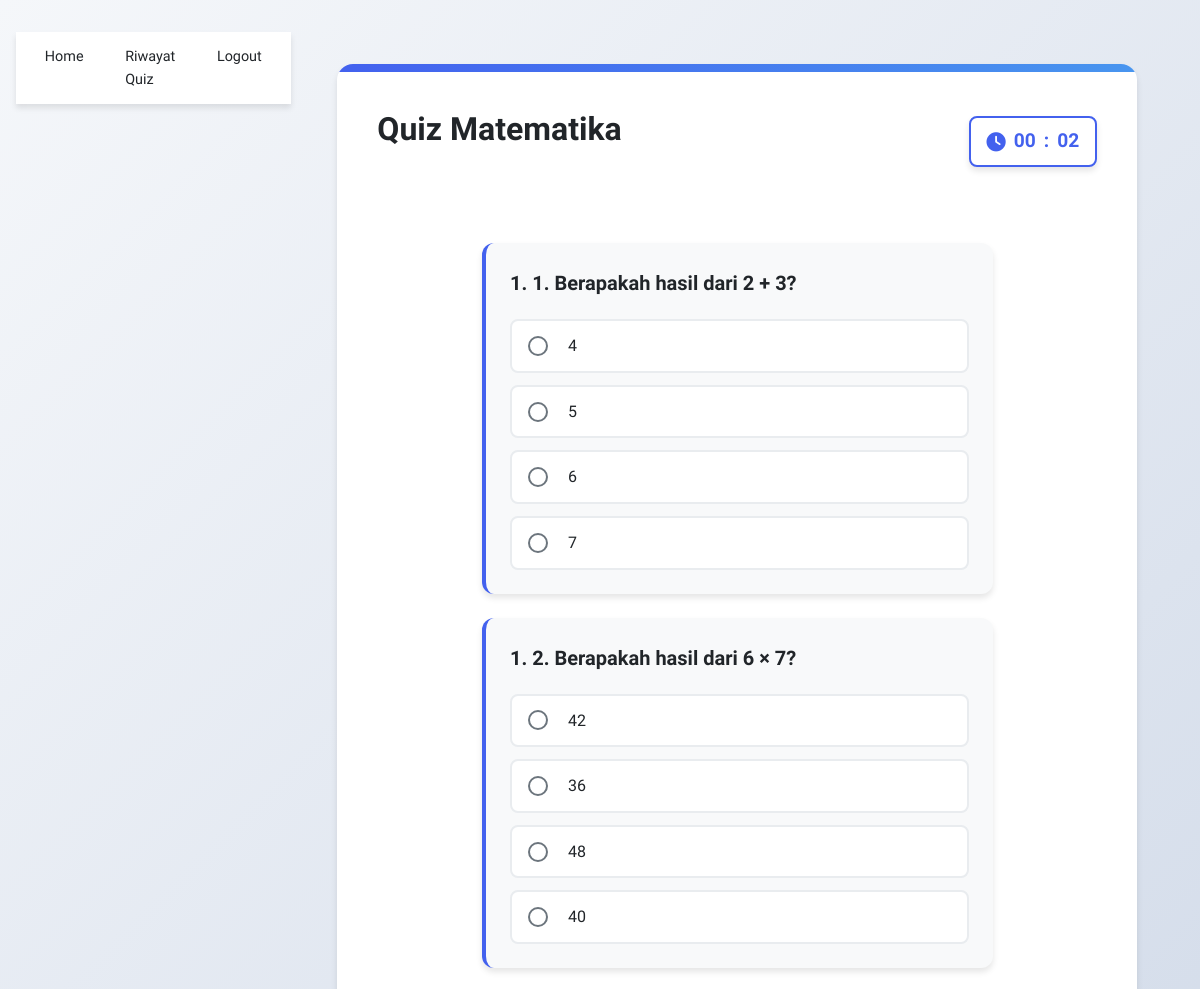
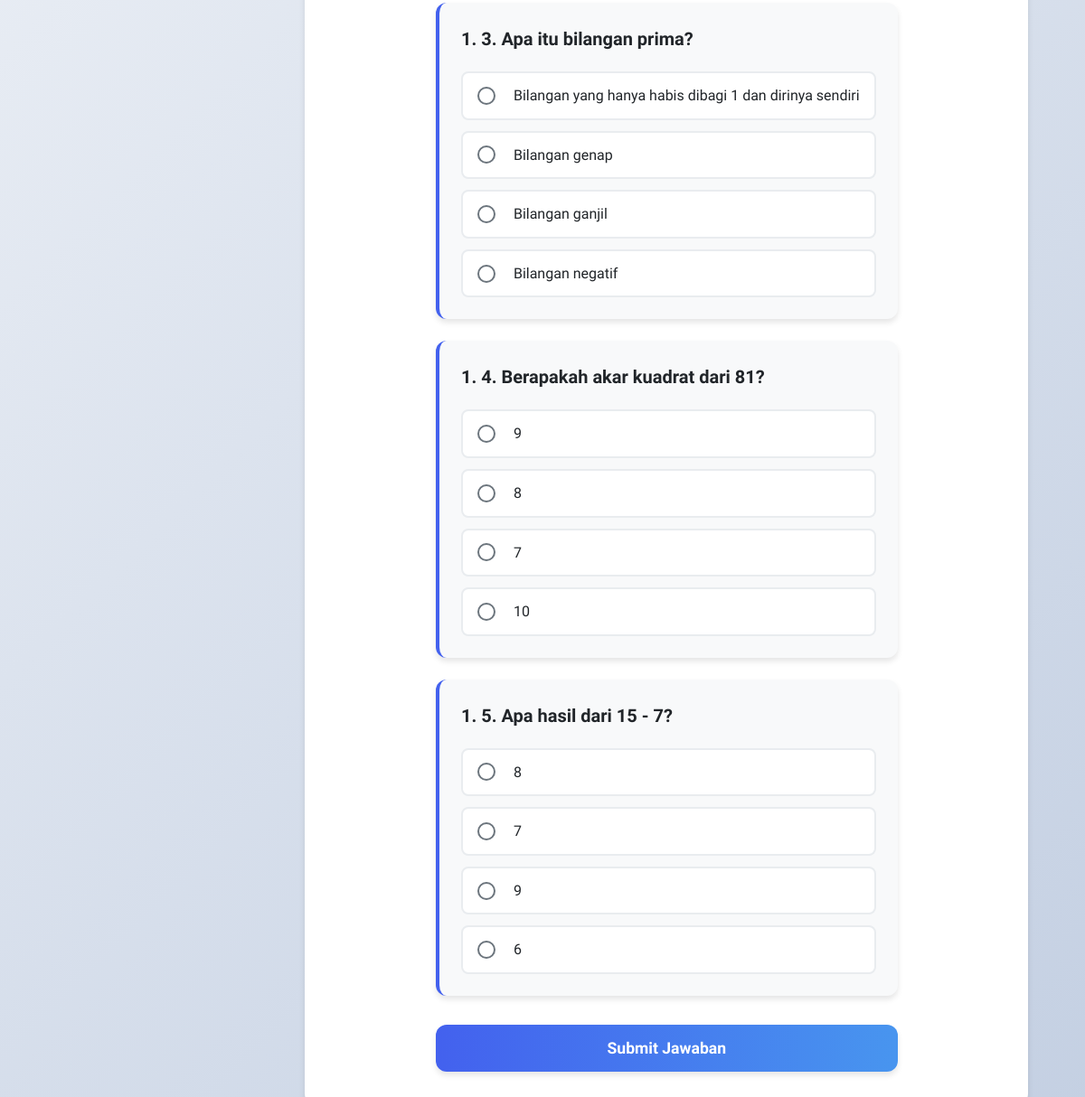
Screenshot of /quiz/Matematika (signed in) with the database file from the repository (2 pictures, top to bottom).
### models.py (models this page shows)
class Question(db.Model):
    id = db.Column(db.Integer, primary_key=True)
    subject = db.Column(db.String(100), nullable=False)
    question = db.Column(db.Text, nullable=False)
    options = db.Column(db.Text, nullable=False)
    answer = db.Column(db.String(200), nullable=False)
    explanation = db.Column(db.Text)
    difficulty = db.Column(db.String(20), default='medium')
    created_by = db.Column(db.Integer, db.ForeignKey('user.id'))
    created_at = db.Column(db.DateTime, default=datetime.utcnow)

### app.py (the view, shortened to what this page needs)
@app.route('/quiz/<subject>', methods=['GET', 'POST'])
@login_required
def quiz(subject):
    questions = Question.query.filter_by(subject=subject).all()
    questions_for_display = []
    for q in questions:
        question_copy = {
            'id': q.id,
            'question': clean_question_text(q.question) if q.question else q.question,
            'options': json.loads(q.options),
            'answer': q.answer
        }
        questions_for_display.append(question_copy)
    return render_template('quiz.html', subject=subject, questions=questions_for_display)

### app.py (called while the page is built)
@login_manager.user_loader
def load_user(user_id):
    return User.query.get(int(user_id))

def clean_question_text(text):
    text = re.sub(r'^\d+\.\d+\.?\s*', '', text)
    text = re.sub(r'^\d+\.\s*', '', text)
    return text

### templates/quiz.html (shortened to what this page needs)
{% extends "base.html" %}
{% block content %}
<div class="container">
  <div class="quiz-header">
    <h2>Quiz {{ subject }}</h2>
    <div class="timer-container">
      <div class="timer">
        <i class="fas fa-clock"></i>
        <span id="minutes">00</span>:<span id="seconds">00</span>
      </div>
    </div>
  </div>
  <form method="POST" id="quiz-form">
    {% for q in questions %}
    <div class="question">
      <h3>{{ loop.index }}. {{ q.question }}</h3>
      <div class="options">
        {% for option in q.options %}
        <label>
          <input type="radio" name="{{ q.id }}" value="{{ option }}" required>
          <span>{{ option }}</span>
        </label>
        {% endfor %}
      </div>
    </div>
    {% endfor %}
    <button type="submit" class="btn btn-primary">Submit Jawaban</button>
  </form>
</div>
{% endblock %}

### static/style.css (style rules this page uses)
* { margin: 0; padding: 0; box-sizing: border-box; font-family: 'Segoe UI', Roboto, Oxygen, Ubuntu, Cantarell, 'Open Sans', 'Helvetica Neue', sans-serif; }
:root { --primary: #4361ee; --primary-dark: #3a56d4; --secondary: #3f37c9; --accent: #4895ef; --success: #4cc9f0; --danger: #f72585; --warning: #f8961e; --light: #f8f9fa; --dark: #212529; --gray: #6c757d; --white: #ffffff; --shadow: 0 4px 6px rgba(0, 0, 0, 0.1); --transition: all 0.3s cubic-bezier(0.25, 0.8, 0.25, 1); }
body { background: linear-gradient(135deg, #f5f7fa 0%, #c3cfe2 100%); color: var(--dark); min-height: 100vh; display: flex; justify-content: center; align-items: flex-start; padding: 2rem 1rem; line-height: 1.6; }
.container { background: var(--white); width: 100%; max-width: 800px; border-radius: 16px; box-shadow: var(--shadow); padding: 2.5rem; margin: 1rem; position: relative; overflow: hidden; display: flex; flex-direction: column; align-items: center; }
.container::before { content: ''; position: absolute; top: 0; left: 0; width: 100%; height: 8px; background: linear-gradient(90deg, var(--primary), var(--accent)); }
h1, h2, h3 { color: var(--dark); font-weight: 700; margin-bottom: 1.5rem; text-align: center; position: relative; }
h2 { font-size: 2rem; margin-bottom: 1.5rem; }
h3 { font-size: 1.5rem; margin-bottom: 1rem; text-align: left; }
form { margin-top: 2rem; }
.question { background: var(--light); padding: 1.5rem; border-radius: 12px; margin-bottom: 1.5rem; box-shadow: var(--shadow); transition: var(--transition); border-left: 4px solid var(--primary); }
.question h3 { margin-bottom: 1.25rem; color: var(--dark); font-size: 1.25rem; }
.options { display: grid; gap: 0.75rem; }
.options label { display: flex; align-items: center; padding: 0.75rem 1rem; background: var(--white); border-radius: 8px; cursor: pointer; transition: var(--transition); border: 2px solid #e9ecef; }
.options input[type="radio"] { appearance: none; -webkit-appearance: none; width: 20px; height: 20px; border: 2px solid var(--gray); border-radius: 50%; margin-right: 12px; position: relative; transition: var(--transition); }
button[type="submit"] { width: 100%; padding: 1rem; background: var(--primary); color: var(--white); border: none; border-radius: 12px; font-size: 1.1rem; font-weight: 600; cursor: pointer; transition: var(--transition); margin-top: 1.5rem; box-shadow: var(--shadow); display: flex; align-items: center; justify-content: center; gap: 8px; }
.question h3::before { content: counter(question) ". "; counter-increment: question; }
.question { counter-reset: question; }
.options label span { margin-left: 8px; }
form button[type="submit"] { background: linear-gradient(90deg, #4361ee, #4895ef); font-size: 1.1rem; padding: 1rem; margin-top: 2rem; }
.container { animation: fadeIn 0.5s ease-out; }
.question { animation: fadeIn 0.3s ease-out; animation-fill-mode: both; }
.question:nth-child(3) { animation-delay: 0.3s; }
.question:nth-child(4) { animation-delay: 0.4s; }
.question:nth-child(5) { animation-delay: 0.5s; }
.btn { padding: 0.5rem 1rem; border-radius: 8px; font-weight: 600; text-decoration: none; display: inline-flex; align-items: center; gap: 0.5rem; transition: var(--transition); border: none; cursor: pointer; }
.quiz-header { display: flex; justify-content: space-between; align-items: center; margin-bottom: 2rem; width: 100%; }
.timer-container { background: var(--white); padding: 0.5rem 1rem; border-radius: 8px; box-shadow: var(--shadow); border: 2px solid var(--primary); }
.timer { display: flex; align-items: center; gap: 0.5rem; font-size: 1.2rem; font-weight: 600; color: var(--primary); }
.timer i { color: var(--primary); }

### rows the page displays
Question: question "Berapakah hasil dari 2 + 3?", options "4" "5" "6" "7"
Question: question "Berapakah hasil dari 6 × 7?", options "42" "36" "48" "40"
Question: question "Apa itu bilangan prima?", options "Bilangan yang hanya habis dibagi 1 dan dirinya sendiri" "Bilangan genap" "Bilangan ganjil" "Bilangan negatif"
Question: question "Berapakah akar kuadrat dari 81?", options "9" "8" "7" "10"
Question: question "Apa hasil dari 15 - 7?", options "8" "7" "9" "6"

### other values shown
{{ subject }} "Matematika"
